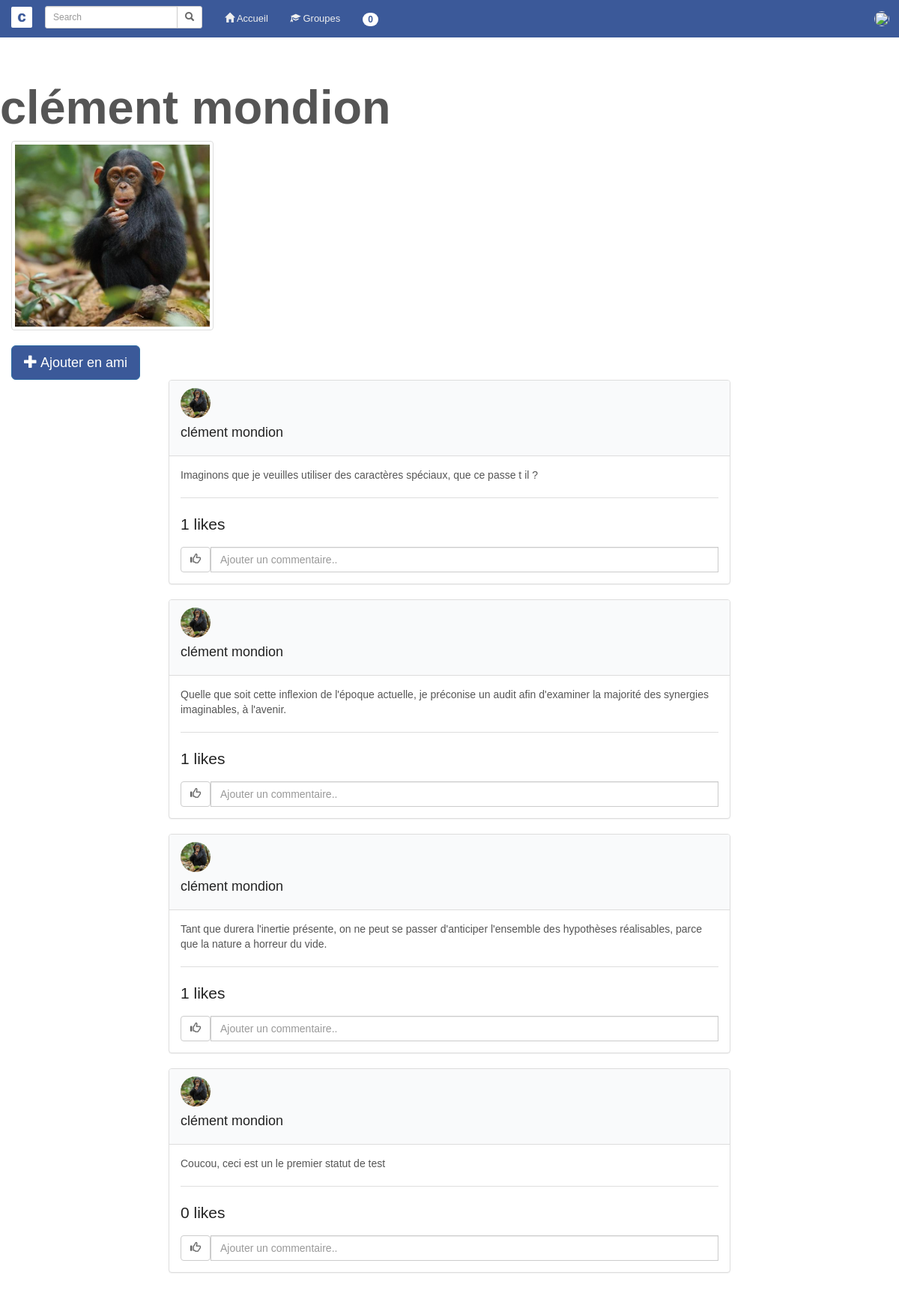
Screenshot of /php/profile.php?id=2 with the database file from the repository.
### tables this page shows
CREATE TABLE `Users` (
  `iduser` int(11) NOT NULL,
  `nom` varchar(50) NOT NULL,
  `prenom` varchar(50) NOT NULL,
  `date_naissance` date NOT NULL,
  `lien_photo` varchar(100) NOT NULL,
  `date_inscription` timestamp NOT NULL DEFAULT CURRENT_TIMESTAMP,
  `mail` varchar(100) NOT NULL,
  `ville_origine` varchar(100) NOT NULL,
  `ville_residence` varchar(100) NOT NULL,
  `idsection` int(11) NOT NULL,
  `password` varchar(32) NOT NULL
);

CREATE TABLE `Statut` (
  `idstatut` int(11) NOT NULL,
  `texte` text NOT NULL,
  `heure` timestamp NOT NULL DEFAULT CURRENT_TIMESTAMP,
  `iduser` int(11) NOT NULL
);

### php/post.php (the view, shortened to what this page needs)
<div class="panel panel-default">
    <div class="panel-heading">
        <a href="profile.php?id=<?php echo $statut["iduser"]; ?>"><img
                src="../img/users/<?php echo $owner[0]["lien_photo"]; ?>" class="img-circle" width="40" height="40">
            <h4><?php echo " " . $owner[0]["prenom"] . " " . $owner[0]["nom"]; ?></h4></a></div>
    <div class="panel-body">
        <?php echo $statut["texte"]; ?>
        <hr>
        <p><a href="#" data-toggle="modal"
              data-target="#likeslist<?php echo $statut["idstatut"]; ?>"> <?php echo $count; ?> likes</a></p>
        <div class="input-group">
            <div class="input-group-btn">
                <form class="like" action="like.php" method="get">
                    <button class="btn btn-default" type="submit" name="id" value="<?php echo $statut["idstatut"]; ?>">
                        <i class="glyphicon glyphicon-thumbs-up"></i></button>
                </form>
            </div>
            <form action="comment.php" method="get">
                <input type="text" class="form-control" name="infos[]" id="comment"
                       placeholder="Ajouter un commentaire..">
            </form>
        </div>
    </div>
</div>

### php/profile.php (shortened to what this page needs)
<?php
include("config.php");
$id = $_GET["id"];
$stmt2 = $conn->prepare('SELECT * FROM Users WHERE iduser=:id');
$stmt2->execute(array('id' => $id));
$owner = $stmt2->fetchAll();
$userid = $_SESSION["id"];
$stmt3 = $conn->prepare('SELECT * FROM Users WHERE iduser=:id');
$stmt3->execute(array('id' => $userid));
$user = $stmt3->fetchAll();
?>
<!DOCTYPE html>
<html lang="en">
<head>
</head>
<header>
    <?php include("header.php"); ?>
</header>
<?php
$stmt = $conn->prepare('SELECT * FROM Statut WHERE iduser=:id ORDER BY Statut.heure DESC');
$stmt->execute(array('id' => $id));
$statuts = $stmt->fetchAll();
?>
<body>
<div class="jumbotron">
    <h1><?php echo $owner[0]["prenom"] . " " . $owner[0]["nom"]; ?></h1>
    <div class="row">
        <div class="col-xs-6 col-md-3">
            <a href="#" class="thumbnail">
                <img src="../img/users/<?php echo $owner[0]["lien_photo"]; ?>" width="320" height="320">
            </a>
        </div>
    </div>
    <?php
    if ($userid == $id) {
        $isfriend = -1;
    } else {
        $stmt = $conn->prepare('SELECT * FROM Amis WHERE (iduser1=:iduser1 and iduser2=:iduser2) or (iduser1=:iduser2 and iduser2=:iduser1)');
        $stmt->execute(array('iduser1' => $id, 'iduser2' => $userid));
        $isfriend = $stmt->rowCount();
    }
    ?>
    <?php if ($isfriend == 0): ?>
        <form action="friend.php" method="get">
            <div class="row">
                <div class="col-xs-6 col-md-3">
                    <button class="btn btn-primary btn-lg" type="submit" role="button" name="id"
                            value="<?php echo $owner[0]["iduser"]; ?>"><span class="glyphicon glyphicon-plus"></span>
                        Ajouter en ami
                    </button>
                </div>
            </div>
        </form>
    <?php endif ?>
    <?php foreach ($statuts as $statut): ?>
        <?php
        $stmt = $conn->prepare('SELECT * FROM Likes WHERE idstatut=:id');
        $stmt->execute(array('id' => $statut["idstatut"]));
        $count = $stmt->rowCount();
        ?>
        <div class="container-fluid">
            <div class="row">
                <div class="col-lg-8 col-lg-offset-2">
                    <?php include("post.php"); ?>
                </div>
            </div>
        </div>
    <?php endforeach ?>
</body>
</html>

### php/header.php (shortened to what this page needs)
<!DOCTYPE html>
<html lang="en">
<head>
    <link href="../css/bootstrap.min.css" rel="stylesheet">
    <link href="../css/styles.css" rel="stylesheet">
</head>
<div>
    <div class="wrapper">
        <div class="column col-sm-12 col-xs-12" id="main">
            <div class="navbar navbar-blue navbar-static-top">
                <div class="navbar-header">
                    <a href="index.php" class="navbar-brand logo">c</a>
                </div>
                <nav class="collapse navbar-collapse" role="navigation">
                    <form class="navbar-form navbar-left" action="search.php">
                        <div class="input-group input-group-sm" style="max-width:500px;">
                            <input type="text" class="form-control" placeholder="Search" name="search" id="search">
                            <div class="input-group-btn">
                                <button class="btn btn-default" type="submit"><i class="glyphicon glyphicon-search"></i>
                                </button>
                            </div>
                        </div>
                    </form>
                    <ul class="nav navbar-nav">
                        <li>
                            <a href="#"><i class="glyphicon glyphicon-home"></i> Accueil</a>
                        </li>
                        <li>
                            <a href="#" role="button" data-toggle="modal"><i class="glyphicon glyphicon-education"></i>
                                Groupes</a>
                        </li>
                        <li>
                            <a href="#"><span class="badge">0</span></a>
                        </li>
                    </ul>
                    <ul class="nav navbar-nav navbar-right">
                        <li class="dropdown">
                            <a href="" class="dropdown-toggle" data-toggle="dropdown"><img
                                    src="../img/users/<?php echo $user[0]["lien_photo"]; ?>"
                                    class="profile-image img-circle"></a>
                        </li>
                    </ul>
                </nav>
            </div>
        </div>
    </div>
    </body>
</html>

### css/styles.css (style rules this page uses)
html, body { padding-top: 20px; height: 100%; font-family:verdana,arial,sans-serif; color:#555555; }
.nav { font-family:Arial,sans-serif; font-size:13px; }
a { color:#222222; }
hr { border-color:#dedede; }
.wrapper, .row { height: 100%; margin-left:0; margin-right:0; }
.wrapper:before, .wrapper:after, .column:before, .column:after { content: ""; display: table; }
.wrapper:after, .column:after { clear: both; }
.column { height: 100%; overflow: auto; *zoom:1; }
.navbar-blue { border-width:0; background-color:#3B5999; color:#ffffff; font-family:arial,sans-serif; top:0; position:fixed; width:inherit; }
.navbar-blue li > a,.navbar-toggle { color:#efefef; }
#main { background-color:#e9eaed; padding-left:0; padding-right:0; }
#main .img-circle { margin-top:-2px; margin-right:13px; height:20px; width:20px; }
.logo { display:block; padding:3px; background-color:#fff; color:#3B5999; height:28px; width:28px; margin:9px; margin-right:2px; margin-left:15px; font-size:20px; font-weight:700; text-align:center; text-decoration:none; text-shadow:0 0 1px; border-radius:2px; }
h1,h2,h3 { font-weight:800; }
.btn-primary,.label-primary,.list-group-item.active, .list-group-item.active:hover, .list-group-item.active:focus { background-color:#3B5999; color:#fffffe; }
.btn-default { color:#666666; text-shadow:0 0 1px rgba(0,0,0,.3); }
.badge { color:#3B5999; background-color:#fff; }
.jumbotron { background-color:white; }
.panel-default .panel-heading { background-color:#f9fafb; color:#555555; }

### rows the page displays
users: prenom "clément", nom "mondion"
statut: iduser.prenom "clément", iduser.nom "mondion", texte "Imaginons que je veuilles utiliser des caractères spéciaux, que ce passe t il ?", count "1", $statut["idstatut"] 19 (drawn)
statut: iduser.prenom "clément", iduser.nom "mondion", texte "Quelle que soit cette inflexion de l'époque actuelle, je préconise un audit afin d'examiner la majorité des synergies imaginables, à l'avenir.", count "1", $statut["idstatut"] 7 (drawn)
statut: iduser.prenom "clément", iduser.nom "mondion", texte "Tant que durera l'inertie présente, on ne peut se passer d'anticiper l'ensemble des hypothèses réalisables, parce que la nature a horreur du vide.", count "1", $statut["idstatut"] 6 (drawn)
statut: iduser.prenom "clément", iduser.nom "mondion", texte "Coucou, ceci est un le premier statut de test", count "0", $statut["idstatut"] 1 (drawn)
